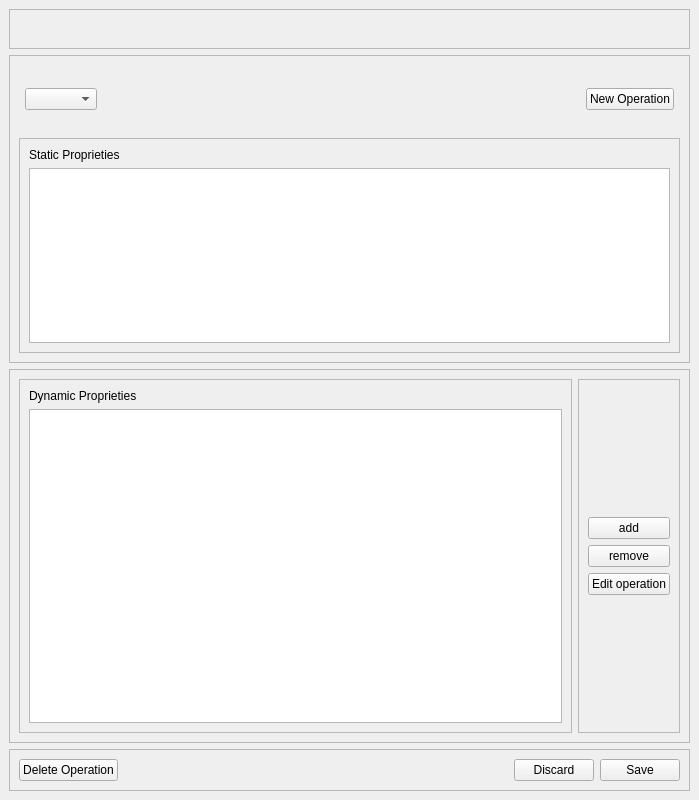
<?xml version="1.0" encoding="UTF-8"?>
<ui version="4.0">
 <class>OperationMetadataViewer</class>
 <widget class="QMainWindow" name="OperationMetadataViewer">
  <property name="geometry">
   <rect>
    <x>0</x>
    <y>0</y>
    <width>699</width>
    <height>800</height>
   </rect>
  </property>
  <property name="windowTitle">
   <string>MainWindow</string>
  </property>
  <property name="styleSheet">
   <string notr="true">background-color: white;
color: black;
}

QTableWidget {
	border: 1px solid #c3cfd9;
}

QComboBox {
	color: black;
	background-color: white;
	font-size: 16px;
	margin: 4px 2px;
	padding: 1px 5px;
	border: 1px solid #c5ced6;
	border-radius: 4px;	
}

QComboBox QAbstractItemView {
    background-color: #c5ced6;
	color: black;
}

QPushButton {
	color: white;
	background-color: #2c88d9;
	border-radius: 5px;
	padding: 7px;
	font-weight: bold;
	text-align: center;
}

QPushButton:pressed {
	background-color: #c5ced6;
	color: black;
}

#edit_operationbtn{
	background-color: white;
	color: #2c88d9;
	border:1px solid #2c88d9;
	
}

#btn_remove_dynamic {
	background-color: #d3455b;
}

#delete_btn {
	background-color: #d3455b;
}

#discard_changes_btn {
	background-color: white;
	color: #2c88d9;
	border:1px solid #2c88d9;
	
}

# se tirar, quebra{}</string>
  </property>
  <widget class="QWidget" name="centralwidget">
   <layout class="QVBoxLayout" name="verticalLayout">
    <item>
     <widget class="QFrame" name="image_frame">
      <property name="frameShape">
       <enum>QFrame::StyledPanel</enum>
      </property>
      <property name="frameShadow">
       <enum>QFrame::Raised</enum>
      </property>
      <layout class="QGridLayout" name="gridLayout_3">
       <item row="0" column="2">
        <spacer name="horizontalSpacer_2">
         <property name="orientation">
          <enum>Qt::Horizontal</enum>
         </property>
         <property name="sizeHint" stdset="0">
          <size>
           <width>40</width>
           <height>20</height>
          </size>
         </property>
        </spacer>
       </item>
       <item row="0" column="0">
        <spacer name="horizontalSpacer">
         <property name="orientation">
          <enum>Qt::Horizontal</enum>
         </property>
         <property name="sizeHint" stdset="0">
          <size>
           <width>40</width>
           <height>20</height>
          </size>
         </property>
        </spacer>
       </item>
       <item row="0" column="1">
        <widget class="QLabel" name="imagel_label">
         <property name="text">
          <string/>
         </property>
         <property name="pixmap">
          <pixmap>../../../../../../Downloads/WhatsApp Image 2024-04-22 at 16.11.44.jpeg</pixmap>
         </property>
         <property name="scaledContents">
          <bool>true</bool>
         </property>
        </widget>
       </item>
      </layout>
     </widget>
    </item>
    <item>
     <widget class="QFrame" name="static_frame">
      <property name="maximumSize">
       <size>
        <width>839</width>
        <height>308</height>
       </size>
      </property>
      <property name="frameShape">
       <enum>QFrame::StyledPanel</enum>
      </property>
      <property name="frameShadow">
       <enum>QFrame::Raised</enum>
      </property>
      <layout class="QGridLayout" name="gridLayout">
       <item row="3" column="0" colspan="6">
        <widget class="QFrame" name="frame">
         <property name="frameShape">
          <enum>QFrame::StyledPanel</enum>
         </property>
         <property name="frameShadow">
          <enum>QFrame::Raised</enum>
         </property>
         <layout class="QVBoxLayout" name="verticalLayout_3">
          <item>
           <widget class="QLabel" name="static_label">
            <property name="text">
             <string>Static Proprieties</string>
            </property>
           </widget>
          </item>
          <item>
           <widget class="QTableWidget" name="static_table"/>
          </item>
         </layout>
        </widget>
       </item>
       <item row="0" column="2">
        <spacer name="verticalSpacer">
         <property name="orientation">
          <enum>Qt::Vertical</enum>
         </property>
         <property name="sizeType">
          <enum>QSizePolicy::Expanding</enum>
         </property>
         <property name="sizeHint" stdset="0">
          <size>
           <width>20</width>
           <height>40</height>
          </size>
         </property>
        </spacer>
       </item>
       <item row="2" column="2">
        <spacer name="verticalSpacer_2">
         <property name="orientation">
          <enum>Qt::Vertical</enum>
         </property>
         <property name="sizeHint" stdset="0">
          <size>
           <width>20</width>
           <height>40</height>
          </size>
         </property>
        </spacer>
       </item>
       <item row="1" column="4">
        <widget class="QPushButton" name="new_operationbtn">
         <property name="text">
          <string>New Operation</string>
         </property>
        </widget>
       </item>
       <item row="1" column="1" colspan="2">
        <widget class="QComboBox" name="static_dropdown">
         <property name="sizeAdjustPolicy">
          <enum>QComboBox::AdjustToContentsOnFirstShow</enum>
         </property>
         <property name="iconSize">
          <size>
           <width>35</width>
           <height>35</height>
          </size>
         </property>
         <property name="duplicatesEnabled">
          <bool>true</bool>
         </property>
        </widget>
       </item>
       <item row="1" column="3">
        <spacer name="horizontalSpacer_3">
         <property name="orientation">
          <enum>Qt::Horizontal</enum>
         </property>
         <property name="sizeHint" stdset="0">
          <size>
           <width>40</width>
           <height>20</height>
          </size>
         </property>
        </spacer>
       </item>
      </layout>
     </widget>
    </item>
    <item>
     <widget class="QFrame" name="dynamic_frame">
      <property name="frameShape">
       <enum>QFrame::StyledPanel</enum>
      </property>
      <property name="frameShadow">
       <enum>QFrame::Raised</enum>
      </property>
      <layout class="QHBoxLayout" name="horizontalLayout">
       <item>
        <widget class="QFrame" name="frame_2">
         <property name="frameShape">
          <enum>QFrame::StyledPanel</enum>
         </property>
         <property name="frameShadow">
          <enum>QFrame::Raised</enum>
         </property>
         <layout class="QVBoxLayout" name="verticalLayout_4">
          <item>
           <widget class="QLabel" name="dynamic_label">
            <property name="text">
             <string>Dynamic Proprieties</string>
            </property>
           </widget>
          </item>
          <item>
           <widget class="QTableWidget" name="dynamic_table"/>
          </item>
         </layout>
        </widget>
       </item>
       <item>
        <widget class="QFrame" name="button_dynamic_frame">
         <property name="frameShape">
          <enum>QFrame::StyledPanel</enum>
         </property>
         <property name="frameShadow">
          <enum>QFrame::Raised</enum>
         </property>
         <layout class="QVBoxLayout" name="verticalLayout_2">
          <item>
           <spacer name="verticalSpacer_4">
            <property name="orientation">
             <enum>Qt::Vertical</enum>
            </property>
            <property name="sizeHint" stdset="0">
             <size>
              <width>20</width>
              <height>40</height>
             </size>
            </property>
           </spacer>
          </item>
          <item>
           <widget class="QPushButton" name="btn_add_dynamic">
            <property name="text">
             <string>add</string>
            </property>
           </widget>
          </item>
          <item>
           <widget class="QPushButton" name="btn_remove_dynamic">
            <property name="text">
             <string>remove</string>
            </property>
           </widget>
          </item>
          <item>
           <widget class="QPushButton" name="edit_operationbtn">
            <property name="text">
             <string>Edit operation</string>
            </property>
           </widget>
          </item>
          <item>
           <spacer name="verticalSpacer_3">
            <property name="orientation">
             <enum>Qt::Vertical</enum>
            </property>
            <property name="sizeHint" stdset="0">
             <size>
              <width>20</width>
              <height>40</height>
             </size>
            </property>
           </spacer>
          </item>
         </layout>
        </widget>
       </item>
      </layout>
     </widget>
    </item>
    <item>
     <widget class="QFrame" name="bottom_frame">
      <property name="frameShape">
       <enum>QFrame::StyledPanel</enum>
      </property>
      <property name="frameShadow">
       <enum>QFrame::Raised</enum>
      </property>
      <layout class="QHBoxLayout" name="horizontalLayout_3">
       <item>
        <widget class="QPushButton" name="delete_btn">
         <property name="text">
          <string>Delete Operation</string>
         </property>
        </widget>
       </item>
       <item>
        <spacer name="horizontalSpacer_5">
         <property name="orientation">
          <enum>Qt::Horizontal</enum>
         </property>
         <property name="sizeHint" stdset="0">
          <size>
           <width>40</width>
           <height>20</height>
          </size>
         </property>
        </spacer>
       </item>
       <item>
        <widget class="QPushButton" name="discard_changes_btn">
         <property name="text">
          <string>Discard</string>
         </property>
        </widget>
       </item>
       <item>
        <widget class="QPushButton" name="savechanges_btn">
         <property name="text">
          <string>Save</string>
         </property>
        </widget>
       </item>
      </layout>
     </widget>
    </item>
   </layout>
  </widget>
 </widget>
 <resources/>
 <connections/>
</ui>
